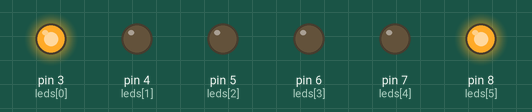
Recording of a sketch running on a simulated Arduino Uno, built with avr-gcc and run on an emulated ATmega328P. Parts: output pins drawn as LEDs (lit = HIGH).

Above: at 1.5 s.
At 4.5 s:
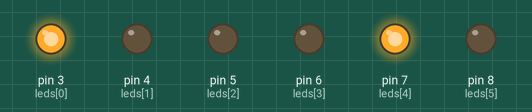
At 7.5 s:
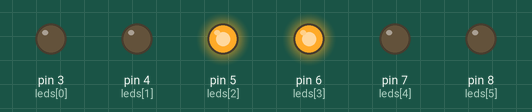
At 10.5 s:
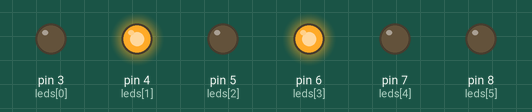
Timing chart, 0 to 15.6 s (numbered marks = the images above):
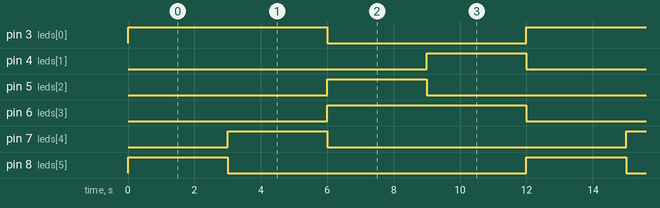

The sketch:

ejercicio_2.ino
```cpp
int leds[]={3,4,5,6,7,8};//semaforo 1 y 2 (rojo, amarillo, verde)
int tiempo1=3000;
int tiempo2=500;
int n;
void setup() {
for (n=0;n<6;n++) {
pinMode (leds[n],OUTPUT);
}}

void secuencia(){
digitalWrite (leds[1],LOW);
digitalWrite (leds[0],HIGH);
digitalWrite (leds[3],LOW);
digitalWrite (leds[5],HIGH);
delay (3000);
digitalWrite (leds[5],LOW);
digitalWrite (leds[4],HIGH);
delay (3000);
digitalWrite(leds[0],LOW);
digitalWrite (leds[2],HIGH);
digitalWrite (leds[4],LOW);
digitalWrite (leds[3],HIGH);
delay (3000);
digitalWrite (leds[2],LOW);
digitalWrite(leds[1],HIGH);
delay (3000);
}

void loop () {
  secuencia();
}
```

Measured:
- by itself, pin 3 (leds[0]), pin 6 (leds[3]): alternates HIGH for 6.0 s and LOW for 6.0 s
- by itself, pin 4 (leds[1]), pin 5 (leds[2]), pin 7 (leds[4]), pin 8 (leds[5]): alternates HIGH for 3.0 s and LOW for 9.0 s
- by itself, everything shown: repeats every 12.0 s, in 4 steps
